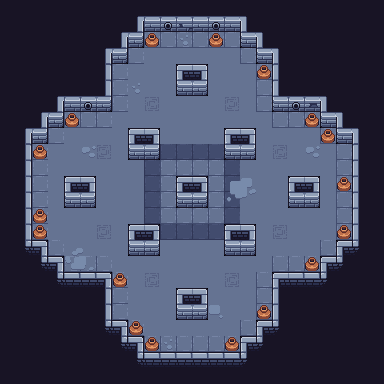

Tiled map render using the project's own tile images. Description and the whole map definition, tile-layer contents included, below:
An orthogonal 24x24 tile map with 16x16 px tiles, 3 tile layers (base, accessories, foreground) and 4 objects.

<map version="1.10" tiledversion="1.12.0" orientation="orthogonal" renderorder="right-down" width="24" height="24" tilewidth="16" tileheight="16" infinite="0" nextlayerid="9" nextobjectid="9">
 <tileset firstgid="1" source="cryptophage-ts.tsx" />
 <layer id="1" name="base" width="24" height="24">
  <data encoding="csv">
231,231,231,231,231,231,231,231,231,231,231,231,231,231,231,231,231,231,231,231,231,231,231,231,
231,231,231,231,231,231,231,231,263,259,321,322,259,259,259,262,231,231,231,231,231,231,231,231,
231,231,231,231,231,231,231,263,260,371,371,371,371,371,371,258,262,231,231,231,231,231,231,231,
231,231,231,231,231,231,263,260,371,373,373,373,373,373,373,371,258,262,231,231,231,231,231,231,
231,231,231,231,231,231,232,371,373,373,373,202,204,373,373,373,371,230,231,231,231,231,231,231,
231,231,231,231,231,231,232,371,373,373,373,258,260,373,373,373,371,230,231,231,231,231,231,231,
231,231,231,263,259,322,260,371,373,345,373,373,373,373,347,373,371,258,259,321,262,231,231,231,
231,231,263,260,371,371,371,373,373,373,373,373,373,373,373,373,373,371,371,371,258,262,231,231,
231,263,260,371,373,373,373,373,202,204,373,373,373,373,202,204,373,373,373,373,371,258,262,231,
231,232,371,373,373,373,347,373,258,260,372,372,372,372,258,260,373,345,373,373,373,371,230,231,
231,232,371,373,373,373,373,373,373,372,371,371,371,371,372,373,373,373,373,373,373,371,230,231,
231,232,371,373,202,204,373,373,373,372,371,202,204,371,372,373,373,373,202,204,373,371,230,231,
231,232,371,373,258,260,373,373,373,372,371,258,260,371,372,373,373,373,258,260,373,371,230,231,
231,232,371,373,373,373,373,373,373,372,371,371,371,371,372,373,373,373,373,373,373,371,230,231,
231,232,371,373,373,373,347,373,202,204,372,372,372,372,202,204,373,347,373,373,373,371,230,231,
231,235,204,371,373,373,373,373,258,260,373,373,373,373,258,260,373,373,373,373,371,202,234,231,
231,231,235,204,371,371,371,373,373,373,373,373,373,373,373,373,373,371,371,371,202,234,231,231,
231,231,231,235,203,203,204,371,373,345,373,373,373,373,345,373,371,202,203,203,234,231,231,231,
231,231,231,231,231,231,232,371,373,373,373,202,204,373,373,373,371,230,231,231,231,231,231,231,
231,231,231,231,231,231,232,371,373,373,373,258,260,373,373,373,371,230,231,231,231,231,231,231,
231,231,231,231,231,231,235,204,371,373,373,373,373,373,373,371,202,234,231,231,231,231,231,231,
231,231,231,231,231,231,231,235,204,371,371,371,371,371,371,202,234,231,231,231,231,231,231,231,
231,231,231,231,231,231,231,231,235,203,203,203,203,203,203,234,231,231,231,231,231,231,231,231,
231,231,231,231,231,231,231,231,231,231,231,231,231,231,231,231,231,231,231,231,231,231,231,231
</data>
 </layer>
 <layer id="2" name="accessories" width="24" height="24">
  <data encoding="csv">
0,0,0,0,0,0,0,0,0,0,0,0,0,0,0,0,0,0,0,0,0,0,0,0,
0,0,0,0,0,0,0,0,0,0,318,0,0,318,0,0,0,0,0,0,0,0,0,0,
0,0,0,0,0,0,0,0,0,339,0,377,0,339,0,0,0,0,0,0,0,0,0,0,
0,0,0,0,0,0,0,0,0,0,0,0,0,0,0,0,0,0,0,0,0,0,0,0,
0,0,0,0,0,0,0,0,0,0,0,0,0,0,0,0,339,0,0,0,0,0,0,0,
0,0,0,0,0,0,0,0,377,0,0,0,0,0,0,0,0,0,0,0,0,0,0,0,
0,0,0,0,0,318,0,0,0,0,0,0,0,0,0,0,0,0,318,0,0,0,0,0,
0,0,0,0,339,0,0,0,0,0,0,0,0,0,0,0,0,0,0,339,0,0,0,0,
0,0,0,0,0,0,0,0,0,0,0,0,0,0,0,0,0,0,0,0,339,0,0,0,
0,0,339,0,0,376,0,0,0,0,0,0,0,0,0,0,0,0,0,376,0,0,0,0,
0,0,0,0,0,0,0,0,0,0,0,0,0,0,0,0,0,0,0,0,0,0,0,0,
0,0,0,0,0,0,0,0,0,0,0,0,0,0,350,351,0,0,0,0,0,339,0,0,
0,0,0,0,0,0,0,0,0,0,0,0,0,0,378,379,0,0,0,0,0,0,0,0,
0,0,339,0,0,0,0,0,0,0,0,0,0,0,0,0,0,0,0,0,0,0,0,0,
0,0,339,0,0,0,0,0,0,0,0,0,0,0,0,0,0,0,0,0,0,339,0,0,
0,0,0,0,352,353,0,0,0,0,0,0,0,0,0,0,0,0,0,0,0,0,0,0,
0,0,0,0,380,381,0,0,0,0,0,0,0,0,0,0,0,0,0,339,0,0,0,0,
0,0,0,0,0,0,0,339,0,0,0,0,0,0,0,0,0,0,0,0,0,0,0,0,
0,0,0,0,0,0,0,0,0,0,0,0,0,0,0,0,0,0,0,0,0,0,0,0,
0,0,0,0,0,0,0,0,0,0,0,0,0,349,0,0,339,0,0,0,0,0,0,0,
0,0,0,0,0,0,0,0,339,0,0,0,0,0,0,0,0,0,0,0,0,0,0,0,
0,0,0,0,0,0,0,0,0,339,377,0,0,0,339,0,0,0,0,0,0,0,0,0,
0,0,0,0,0,0,0,0,0,0,0,0,0,0,0,0,0,0,0,0,0,0,0,0,
0,0,0,0,0,0,0,0,0,0,0,0,0,0,0,0,0,0,0,0,0,0,0,0
</data>
 </layer>
 <objectgroup id="4" name="p-entrances-left">
  <object id="5" x="16" y="144" width="16" height="96" />
 </objectgroup>
 <objectgroup id="5" name="p-entrances-right">
  <object id="6" x="352" y="144" width="16" height="96" />
 </objectgroup>
 <objectgroup id="6" name="p-entrances-up">
  <object id="7" x="144" y="16" width="96" height="16" />
 </objectgroup>
 <objectgroup id="7" name="p-entrances-down">
  <object id="8" x="144" y="352" width="96" height="16" />
 </objectgroup>
 <layer id="8" name="foreground" width="24" height="24">
  <data encoding="csv">
0,0,0,0,0,0,0,0,0,0,0,0,0,0,0,0,0,0,0,0,0,0,0,0,
0,0,0,0,0,0,0,0,0,0,0,0,0,0,0,0,0,0,0,0,0,0,0,0,
0,0,0,0,0,0,0,0,0,0,0,0,0,0,0,0,0,0,0,0,0,0,0,0,
0,0,0,0,0,0,0,0,0,0,0,0,0,0,0,0,0,0,0,0,0,0,0,0,
0,0,0,0,0,0,0,0,0,0,0,0,0,0,0,0,0,0,0,0,0,0,0,0,
0,0,0,0,0,0,0,0,0,0,0,0,0,0,0,0,0,0,0,0,0,0,0,0,
0,0,0,0,0,0,0,0,0,0,0,0,0,0,0,0,0,0,0,0,0,0,0,0,
0,0,0,0,0,0,0,0,0,0,0,0,0,0,0,0,0,0,0,0,0,0,0,0,
0,0,0,0,0,0,0,0,0,0,0,0,0,0,0,0,0,0,0,0,0,0,0,0,
0,0,0,0,0,0,0,0,0,0,0,0,0,0,0,0,0,0,0,0,0,0,0,0,
0,0,0,0,0,0,0,0,0,0,0,0,0,0,0,0,0,0,0,0,0,0,0,0,
0,0,0,0,0,0,0,0,0,0,0,0,0,0,0,0,0,0,0,0,0,0,0,0,
0,0,0,0,0,0,0,0,0,0,0,0,0,0,0,0,0,0,0,0,0,0,0,0,
0,0,0,0,0,0,0,0,0,0,0,0,0,0,0,0,0,0,0,0,0,0,0,0,
0,0,0,0,0,0,0,0,0,0,0,0,0,0,0,0,0,0,0,0,0,0,0,0,
0,0,0,0,0,0,0,0,0,0,0,0,0,0,0,0,0,0,0,0,0,0,0,0,
0,0,0,0,0,0,0,0,0,0,0,0,0,0,0,0,0,0,0,0,0,0,0,0,
0,0,0,0,0,0,0,0,0,0,0,0,0,0,0,0,0,0,0,0,0,0,0,0,
0,0,0,0,0,0,0,0,0,0,0,0,0,0,0,0,0,0,0,0,0,0,0,0,
0,0,0,0,0,0,0,0,0,0,0,0,0,0,0,0,0,0,0,0,0,0,0,0,
0,0,0,0,0,0,0,0,0,0,0,0,0,0,0,0,0,0,0,0,0,0,0,0,
0,0,0,0,0,0,0,0,0,0,0,0,0,0,0,0,0,0,0,0,0,0,0,0,
0,0,0,0,0,0,0,0,0,0,0,0,0,0,0,0,0,0,0,0,0,0,0,0,
0,0,0,0,0,0,0,0,0,0,0,0,0,0,0,0,0,0,0,0,0,0,0,0
</data>
 </layer>
</map>
